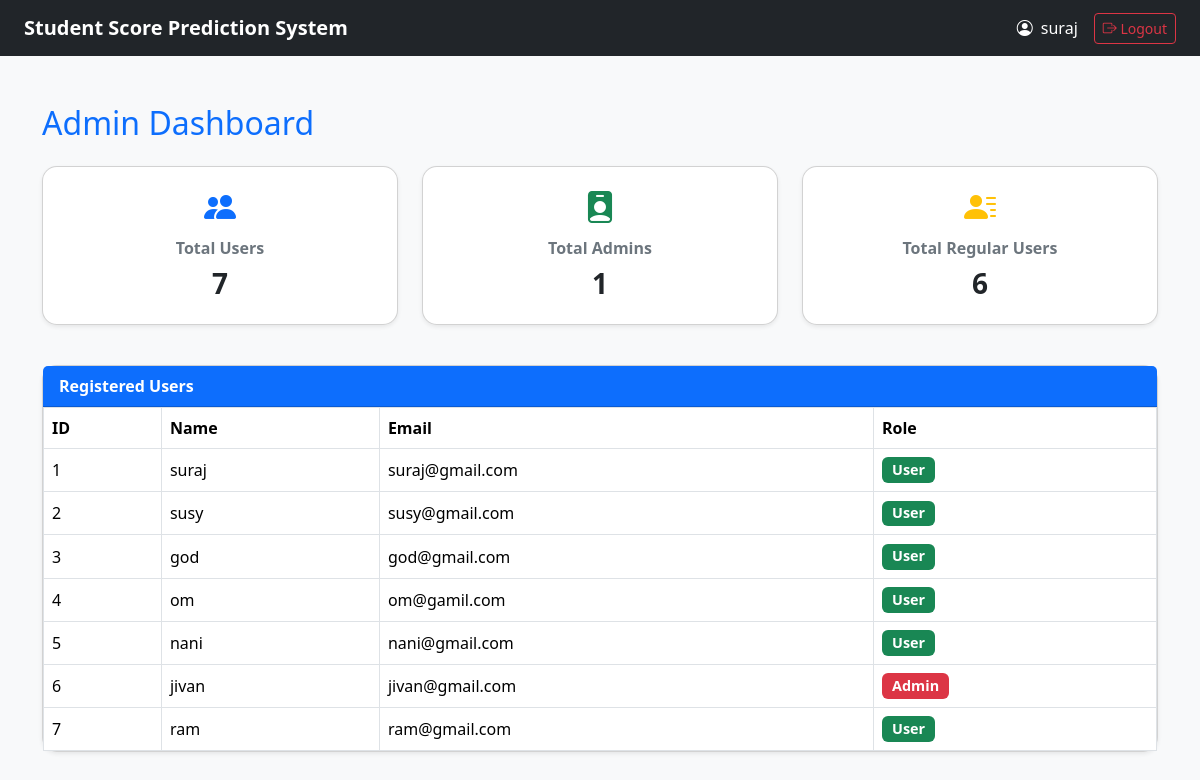
The app's page /admin/dashboard (signed in) with its own data.
### app.py (models this page shows, shortened)
class User(db.Model):
    id = db.Column(db.Integer, primary_key=True)
    name = db.Column(db.String(150),nullable=False)
    email = db.Column(db.String(150),nullable=False, unique=True)
    password = db.Column(db.String(150))
    role = db.Column(db.String(50), default='user')

### app.py (the view)
@app.route('/admin/dashboard')
def admin_dashboard():
    if 'email'not in session or session.get('role') == 'admin':
        return redirect('/login')
    user = User.query.filter_by(email=session['email']).first()
    users = User.query.all()
    return render_template('admin_dashboard.html', user=user,users=users)

### templates/admin_dashboard.html (shortened to what this page needs)
<!DOCTYPE html>
<html lang="en">
<head>
    <link href="https://cdn.jsdelivr.net/npm/bootstrap@5.3.2/dist/css/bootstrap.min.css" rel="stylesheet">
    <link href="https://cdn.jsdelivr.net/npm/bootstrap-icons@1.10.5/font/bootstrap-icons.css" rel="stylesheet">
</head>
<body>
<nav class="navbar navbar-expand-lg navbar-dark bg-dark px-4 justify-content-center">
    <a class="navbar-brand fw-bold" href="#">Student Score Prediction System</a>
    <div class="ms-auto d-flex align-items-center">
        <i class="bi bi-person-circle text-white me-2"></i>
        <span class="text-white me-3">{{ user.name }}</span>
        <a href="/logout" class="btn btn-outline-danger btn-sm"><i class="bi bi-box-arrow-right"></i> Logout</a>
    </div>
</nav>
<div class="container mt-5">
    <h2 class="mb-4 text-primary">Admin Dashboard</h2>
    <div class="row mb-4">
        <div class="col-md-4 mb-3">
            <div class="card shadow-sm summary-card text-center p-3">
                <i class="bi bi-people-fill fs-2 text-primary mb-2"></i>
                <h6>Total Users</h6>
                <h3>{{ users|length }}</h3>
            </div>
        </div>
        <div class="col-md-4 mb-3">
            <div class="card shadow-sm summary-card text-center p-3">
                <i class="bi bi-person-badge-fill fs-2 text-success mb-2"></i>
                <h6>Total Admins</h6>
                <h3>{{ users|selectattr("role","equalto","admin")|list|length }}</h3>
            </div>
        </div>
        <div class="col-md-4 mb-3">
            <div class="card shadow-sm summary-card text-center p-3">
                <i class="bi bi-person-lines-fill fs-2 text-warning mb-2"></i>
                <h6>Total Regular Users</h6>
                <h3>{{ users|selectattr("role","equalto","user")|list|length }}</h3>
            </div>
        </div>
    </div>
    <div class="card shadow-sm">
        <div class="card-header bg-primary text-white fw-bold">
            Registered Users
        </div>
        <div class="card-body p-0">
            <div class="table-responsive">
                <table class="table table-bordered table-hover mb-0 align-middle">
                    <thead>
                        <tr>
                            <th>ID</th>
                            <th>Name</th>
                            <th>Email</th>
                            <th>Role</th>
                        </tr>
                    </thead>
                    <tbody>
                        {% for u in users %}
                        <tr>
                            <td>{{ u.id }}</td>
                            <td>{{ u.name }}</td>
                            <td>{{ u.email }}</td>
                            <td>
                                {% if u.role == 'admin' %}
                                    <span class="badge bg-danger badge-role">Admin</span>
                                {% else %}
                                    <span class="badge bg-success badge-role">User</span>
                                {% endif %}
                            </td>
                        </tr>
                        {% endfor %}
                    </tbody>
                </table>
            </div>
        </div>
    </div>
</div>
</body>
</html>

### templates/admin_dashboard.html (style rules this page uses)
body { background-color: #f8f9fa; }
.card { border-radius: 15px; }
.badge-role { font-size: 0.9rem; padding: 0.4em 0.7em; }
.table thead { background-color: #0d6efd; color: white; }
.summary-card h6 { font-weight: 600; color: #6c757d; }
.summary-card h3 { font-weight: 700; }

### records on screen
User: name "suraj", id "1", email "suraj@gmail.com", role "User"
User: id "2", name "susy", email "susy@gmail.com", role "User"
User: id "3", name "god", email "god@gmail.com", role "User"
User: id "4", name "om", email "om@gamil.com", role "User"
User: id "5", name "nani", email "nani@gmail.com", role "User"
User: id "6", name "jivan", email "jivan@gmail.com", role "Admin"
User: id "7", name "ram", email "ram@gmail.com", role "User"

### other values on screen
{{ users|length }} "7"
{{ users|selectattr("role","equalto","admin")|list|length }} "1"
{{ users|selectattr("role","equalto","user")|list|length }} "6"
